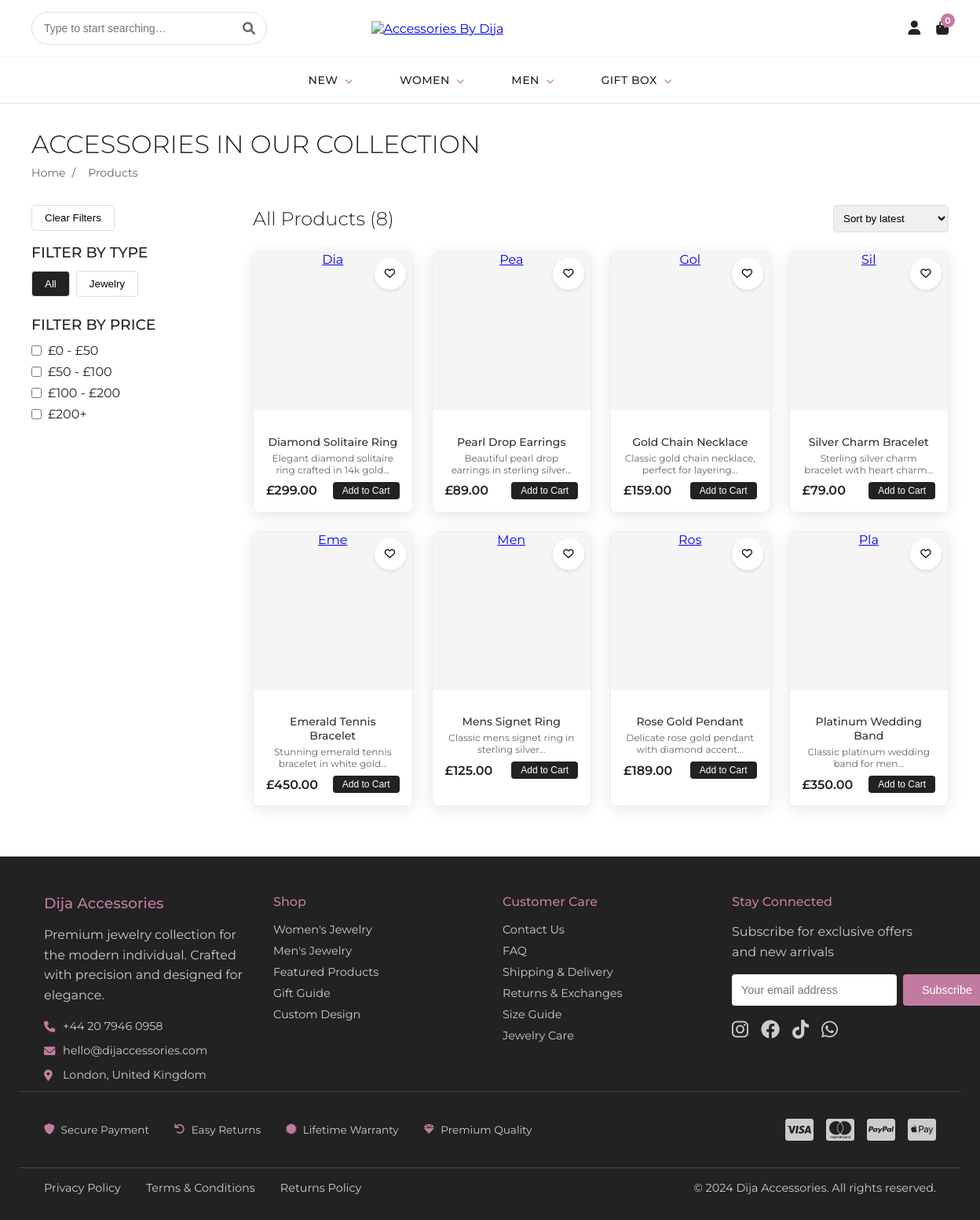
/products.php, run on the app's committed database.
### tables this page shows
CREATE TABLE IF NOT EXISTS products (
    id INT PRIMARY KEY AUTO_INCREMENT,
    name VARCHAR(255) NOT NULL,
    slug VARCHAR(255) UNIQUE NOT NULL,
    description TEXT,
    short_description VARCHAR(500),
    sku VARCHAR(100) UNIQUE NOT NULL,
    price DECIMAL(10,2) NOT NULL,
    sale_price DECIMAL(10,2) NULL,
    stock_quantity INT DEFAULT 0,
    weight DECIMAL(8,2),
    dimensions VARCHAR(100),
    material VARCHAR(100),
    stone_type VARCHAR(100),
    category VARCHAR(100),
    gender ENUM('men', 'women', 'unisex') DEFAULT 'unisex',
    is_featured BOOLEAN DEFAULT FALSE,
    is_active BOOLEAN DEFAULT TRUE,
    meta_title VARCHAR(255),
    meta_description VARCHAR(500),
    created_at TIMESTAMP DEFAULT CURRENT_TIMESTAMP,
    updated_at TIMESTAMP DEFAULT CURRENT_TIMESTAMP ON UPDATE CURRENT_TIMESTAMP
);

### products.php (the view, shortened to what this page needs)
<?php
require_once 'config/database.php';
include 'includes/header.php';
$where = ["p.is_active = 1"];
$params = [];
try {
    $sql = "SELECT p.*,
                   (SELECT image_url FROM product_images WHERE product_id = p.id AND is_primary = 1) as main_image,
                   (SELECT image_url FROM product_images WHERE product_id = p.id AND is_primary = 0 ORDER BY sort_order ASC LIMIT 1) as hover_image
            FROM products p
            WHERE " . implode(" AND ", $where) . "
            ORDER BY p.created_at DESC";
    $stmt = $pdo->prepare($sql);
    $stmt->execute($params);
    $products = $stmt->fetchAll(PDO::FETCH_ASSOC);
} catch (Exception $e) {
    $products = [];
}
?>
<link rel="stylesheet" href="https://cdnjs.cloudflare.com/ajax/libs/font-awesome/6.0.0/css/all.min.css">
<link rel="stylesheet" href="https://cdn.jsdelivr.net/npm/swiper@10/swiper-bundle.min.css">
<main>
    <div class="page-header">
        <h1>ACCESSORIES IN OUR COLLECTION</h1>
        <div class="breadcrumb">
            <a href="index.php">Home</a>
            <span>/</span>
            <span>Products</span>
        </div>
    </div>
    <div class="products-layout">
        <div class="filters-sidebar">
            <button id="clear-filters" class="clear-btn">Clear Filters</button>
            <div class="filter-section">
                <h3>FILTER BY TYPE</h3>
                <div class="filter-buttons">
                    <button class="type-filter active" data-type="all">All</button>
                    <button class="type-filter" data-type="jewelry">Jewelry</button>
                </div>
            </div>
            <div class="filter-section">
                <h3>FILTER BY PRICE</h3>
                <div class="price-filters">
                    <label><input type="checkbox" class="price-filter" data-min="0" data-max="50"> £0 - £50</label>
                    <label><input type="checkbox" class="price-filter" data-min="50" data-max="100"> £50 - £100</label>
                    <label><input type="checkbox" class="price-filter" data-min="100" data-max="200"> £100 - £200</label>
                    <label><input type="checkbox" class="price-filter" data-min="200" data-max="999"> £200+</label>
                </div>
            </div>
        </div>
        <div class="products-area">
            <div class="products-header">
                <h2>All Products (<?= count($products) ?>)</h2>
                <select id="sort-select" class="sort-select">
                    <option value="">Sort by latest</option>
                </select>
            </div>
            <div class="swiper-container">
                <div class="swiper-wrapper">
                    <?php
                    $chunks = array_chunk($products, 16);
                    foreach ($chunks as $chunk):
                    ?>
                    <div class="swiper-slide">
                        <div class="product-grid">
                            <?php foreach ($chunk as $product): ?>
                               <div class="product-card"
                                   data-product-id="<?= $product['id'] ?>"
                                   data-price="<?= $product['price'] ?>"
                                   data-type="jewelry"
                                   data-name="<?= htmlspecialchars($product['name']) ?>">
                                <button class="wishlist-btn">
                                    <i class="far fa-heart"></i>
                                </button>
                                <a href="product.php?slug=<?= $product['slug'] ?>" class="product-image">
                                    <?php if ($product['main_image']): ?>
                                        <img class="main-img" src="<?= htmlspecialchars($product['main_image']) ?>" alt="<?= htmlspecialchars($product['name']) ?>">
                                        <?php if ($product['hover_image']): ?>
                                            <img class="hover-img" src="<?= htmlspecialchars($product['hover_image']) ?>" alt="<?= htmlspecialchars($product['name']) ?>">
                                        <?php endif; ?>
                                    <?php else: ?>
                                        <div class="main-img placeholder"><?= htmlspecialchars(substr($product['name'], 0, 3)) ?></div>
                                    <?php endif; ?>
                                </a>
                                <div class="product-info">
                                    <h3><a href="product.php?slug=<?= $product['slug'] ?>" style="text-decoration:none;color:inherit;"><?= htmlspecialchars($product['name']) ?></a></h3>
                                    <p><?= htmlspecialchars(substr($product['description'] ?? '', 0, 50)) ?>...</p>
                                    <div class="product-footer">
                                        <span class="product-price" data-price="<?= $product['price'] ?>">£<?= number_format($product['price'], 2) ?></span>
                                        <button class="cart-btn add-to-cart" data-product-id="<?= $product['id'] ?>">Add to Cart</button>
                                    </div>
                                </div>
                            </div>
                            <?php endforeach; ?>
                        </div>
                    </div>
                    <?php endforeach; ?>
                </div>
            </div>
        </div>
    </div>
</main>
<?php include 'includes/footer.php'; ?>

### assets/css/header.css (style rules this page uses)
* { margin: 0; padding: 0; box-sizing: border-box; }
body { font-family: 'Montserrat', sans-serif; color: #222; }
.product-card { text-align: center; cursor: pointer; transition: transform 0.3s; }
.product-image { margin-bottom: 15px; }

### assets/css/featured-products.css (style rules this page uses)
.wishlist-btn { position: absolute; top: 1rem; right: 1rem; background: rgba(255,255,255,0.9); border: none; width: 40px; height: 40px; border-radius: 50%; display: flex; align-items: center; justify-content: center; cursor: pointer; transition: all 0.3s ease; z-index: 2; }
.add-to-cart { background: #222; color: white; }

### assets/css/product-cards.css (style rules this page uses)
.product-card { position: relative; overflow: hidden; }
.product-image { position: relative; overflow: hidden; }
.product-image .main-img { transition: opacity 0.3s ease; opacity: 1; }

### products.php (style rules this page uses)
main { max-width: 1200px; margin: 0 auto; padding: 2rem 1rem; }
.page-header { margin-bottom: 2rem; }
.page-header h1 { font-size: 2rem; font-weight: 300; margin-bottom: 0.5rem; }
.breadcrumb { display: flex; align-items: center; font-size: 0.875rem; color: #666; }
.breadcrumb a { color: #666; text-decoration: none; }
.breadcrumb span { margin: 0 0.5rem; }
.products-layout { display: flex; gap: 2rem; }
.filters-sidebar { width: 250px; }
.products-area { flex: 1; }
.filter-section { margin-bottom: 1.5rem; }
.filter-section h3 { font-weight: 500; margin-bottom: 0.75rem; }
.filter-buttons { display: flex; gap: 0.5rem; }
.type-filter { padding: 0.5rem 1rem; border: 1px solid #ddd; border-radius: 4px; background: white; cursor: pointer; }
.type-filter.active { background: #222; color: white; }
.price-filters { display: flex; flex-direction: column; gap: 0.5rem; }
.price-filters label { display: flex; align-items: center; gap: 0.5rem; }
.products-header { display: flex; justify-content: space-between; align-items: center; margin-bottom: 1.5rem; }
.products-header h2 { font-size: 1.5rem; font-weight: 300; }
.sort-select { padding: 0.5rem; border: 1px solid #ddd; border-radius: 4px; }
.product-grid { display: grid; grid-template-columns: repeat(4, 1fr); gap: 1.5rem; }
.product-card { border: 1px solid #eee; border-radius: 8px; overflow: hidden; position: relative; transition: box-shadow 0.3s; }
.wishlist-btn { position: absolute; top: 0.5rem; right: 0.5rem; background: white; border: none; border-radius: 50%; padding: 0.5rem; box-shadow: 0 2px 4px rgba(0,0,0,0.1); cursor: pointer; }
.product-image { aspect-ratio: 1; background: #f5f5f5; display: block; position: relative; overflow: hidden; }
.product-info { padding: 1rem; }
.product-info h3 { font-size: 0.875rem; font-weight: 500; margin-bottom: 0.25rem; }
.product-info p { font-size: 0.75rem; color: #666; margin-bottom: 0.5rem; }
.product-footer { display: flex; justify-content: space-between; align-items: center; }
.product-price { font-weight: 600; }
.cart-btn { background: #222; color: white; border: none; padding: 0.25rem 0.75rem; font-size: 0.75rem; border-radius: 4px; cursor: pointer; }
.clear-btn { padding: 0.5rem 1rem; border: 1px solid #ddd; border-radius: 4px; background: white; cursor: pointer; margin-bottom: 1rem; }

### data on the page
products: name "Dia", name "Diamond Solitaire Ring", description "Elegant diamond solitaire ring crafted in 14k gold", price "299.00"
products: name "Pea", name "Pearl Drop Earrings", description "Beautiful pearl drop earrings in sterling silver", price "89.00"
products: name "Gol", name "Gold Chain Necklace", description "Classic gold chain necklace, perfect for layering", price "159.00"
products: name "Sil", name "Silver Charm Bracelet", description "Sterling silver charm bracelet with heart charm", price "79.00"
products: name "Eme", name "Emerald Tennis Bracelet", description "Stunning emerald tennis bracelet in white gold", price "450.00"
products: name "Men", name "Mens Signet Ring", description "Classic mens signet ring in sterling silver", price "125.00"
products: name "Ros", name "Rose Gold Pendant", description "Delicate rose gold pendant with diamond accent", price "189.00"
products: name "Pla", name "Platinum Wedding Band", description "Classic platinum wedding band for men", price "350.00"

### other printed values
count($products) "8"
